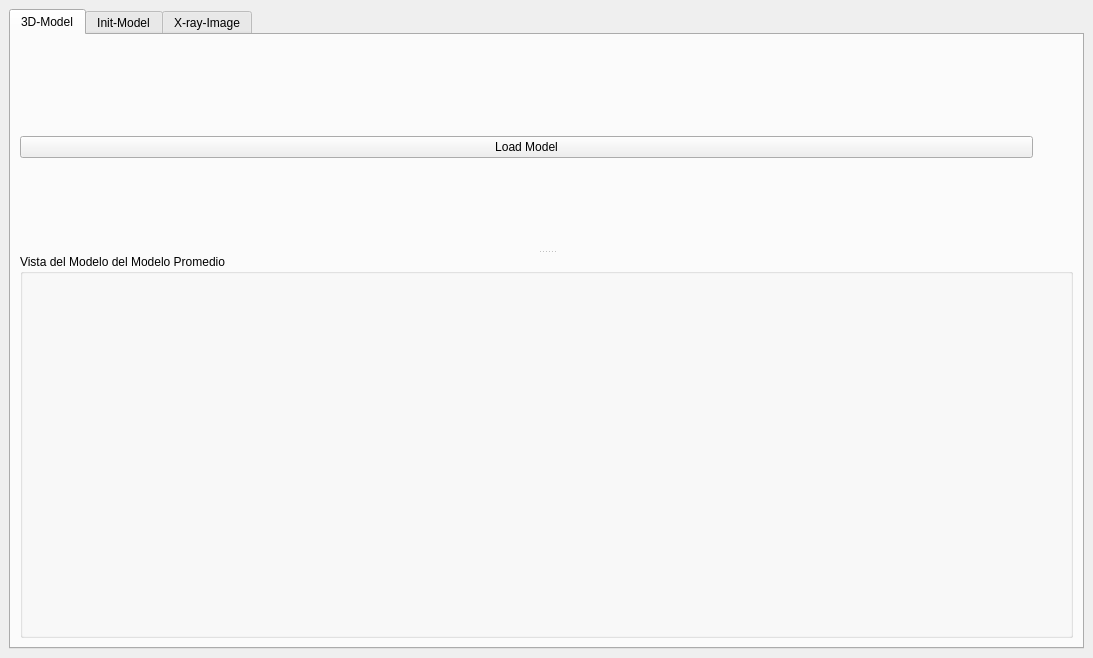
<?xml version="1.0" encoding="UTF-8"?>
<ui version="4.0">
 <class>Create3DBones</class>
 <widget class="QMainWindow" name="Create3DBones">
  <property name="geometry">
   <rect>
    <x>0</x>
    <y>0</y>
    <width>1093</width>
    <height>658</height>
   </rect>
  </property>
  <property name="minimumSize">
   <size>
    <width>703</width>
    <height>500</height>
   </size>
  </property>
  <property name="windowTitle">
   <string>Create3DBones</string>
  </property>
  <widget class="QWidget" name="centralwidget">
   <layout class="QHBoxLayout" name="horizontalLayout">
    <item>
     <widget class="QTabWidget" name="tabWidget">
      <property name="minimumSize">
       <size>
        <width>671</width>
        <height>461</height>
       </size>
      </property>
      <property name="currentIndex">
       <number>0</number>
      </property>
      <widget class="QWidget" name="tab_3">
       <attribute name="title">
        <string>3D-Model</string>
       </attribute>
       <layout class="QHBoxLayout" name="horizontalLayout_11">
        <item>
         <widget class="QSplitter" name="splitter_3">
          <property name="orientation">
           <enum>Qt::Vertical</enum>
          </property>
          <widget class="QWidget" name="layoutWidget">
           <layout class="QHBoxLayout" name="horizontalLayout_10">
            <item>
             <widget class="QPushButton" name="but_load_meanmd">
              <property name="text">
               <string>Load Model</string>
              </property>
             </widget>
            </item>
            <item>
             <spacer name="horizontalSpacer_4">
              <property name="orientation">
               <enum>Qt::Horizontal</enum>
              </property>
              <property name="sizeType">
               <enum>QSizePolicy::Minimum</enum>
              </property>
              <property name="sizeHint" stdset="0">
               <size>
                <width>40</width>
                <height>20</height>
               </size>
              </property>
             </spacer>
            </item>
           </layout>
          </widget>
          <widget class="QGroupBox" name="groupBox_2">
           <property name="title">
            <string>Vista del Modelo del Modelo Promedio</string>
           </property>
           <layout class="QHBoxLayout" name="horizontalLayout_4">
            <item>
             <widget class="QVTKWidget" name="qvtkWidget_2" native="true"/>
            </item>
           </layout>
          </widget>
         </widget>
        </item>
       </layout>
      </widget>
      <widget class="QWidget" name="tab_2">
       <attribute name="title">
        <string>Init-Model</string>
       </attribute>
       <layout class="QVBoxLayout" name="verticalLayout_3">
        <item>
         <widget class="QSplitter" name="splitter_2">
          <property name="orientation">
           <enum>Qt::Vertical</enum>
          </property>
          <widget class="QWidget" name="layoutWidget">
           <layout class="QHBoxLayout" name="horizontalLayout_2">
            <item>
             <widget class="QPushButton" name="but_load_model">
              <property name="text">
               <string>Malla y Cubo 3D</string>
              </property>
             </widget>
            </item>
            <item>
             <widget class="QPushButton" name="but_exe_pers">
              <property name="text">
               <string>Proyeccion de Malla</string>
              </property>
             </widget>
            </item>
            <item>
             <widget class="QPushButton" name="but_silueta">
              <property name="text">
               <string>Proyeccion Malla y Cubo</string>
              </property>
             </widget>
            </item>
            <item>
             <widget class="QPushButton" name="but_delaunay">
              <property name="text">
               <string>Reproyeccion</string>
              </property>
             </widget>
            </item>
            <item>
             <spacer name="horizontalSpacer">
              <property name="orientation">
               <enum>Qt::Horizontal</enum>
              </property>
              <property name="sizeType">
               <enum>QSizePolicy::Preferred</enum>
              </property>
              <property name="sizeHint" stdset="0">
               <size>
                <width>40</width>
                <height>20</height>
               </size>
              </property>
             </spacer>
            </item>
           </layout>
          </widget>
          <widget class="QWidget" name="layoutWidget">
           <layout class="QHBoxLayout" name="horizontalLayout_12">
            <item>
             <widget class="QGroupBox" name="groupBox">
              <property name="title">
               <string>Vista del Modelo y Grilla de Puntos de Control</string>
              </property>
              <layout class="QHBoxLayout" name="horizontalLayout_3">
               <item>
                <widget class="QVTKWidget" name="qvtkWidget" native="true">
                 <property name="autoFillBackground">
                  <bool>false</bool>
                 </property>
                </widget>
               </item>
              </layout>
             </widget>
            </item>
            <item>
             <widget class="QGroupBox" name="groupBox_3">
              <property name="title">
               <string>Proyeccion SIlueta y Puntos de Control</string>
              </property>
              <layout class="QHBoxLayout" name="horizontalLayout_5">
               <item>
                <widget class="QVTKWidget" name="qvtkWidgetProyeccion" native="true">
                 <property name="autoFillBackground">
                  <bool>false</bool>
                 </property>
                 <property name="styleSheet">
                  <string notr="true"/>
                 </property>
                </widget>
               </item>
              </layout>
             </widget>
            </item>
            <item>
             <layout class="QVBoxLayout" name="verticalLayout_2">
              <item>
               <widget class="QGroupBox" name="groupBox_4">
                <property name="title">
                 <string>Reproyeccion del Cubo</string>
                </property>
                <layout class="QHBoxLayout" name="horizontalLayout_6">
                 <item>
                  <widget class="QVTKWidget" name="qvtkWidgetDelaunay" native="true"/>
                 </item>
                </layout>
               </widget>
              </item>
              <item>
               <widget class="QGroupBox" name="groupBox_5">
                <property name="title">
                 <string>Reproyeccion de Contorno</string>
                </property>
                <layout class="QHBoxLayout" name="horizontalLayout_7">
                 <item>
                  <widget class="QVTKWidget" name="qvtkWidgetSilueta" native="true"/>
                 </item>
                </layout>
               </widget>
              </item>
             </layout>
            </item>
           </layout>
          </widget>
         </widget>
        </item>
       </layout>
      </widget>
      <widget class="QWidget" name="tab_1">
       <attribute name="title">
        <string>X-ray-Image</string>
       </attribute>
       <layout class="QVBoxLayout" name="verticalLayout">
        <item>
         <layout class="QHBoxLayout" name="horizontalLayout_9">
          <item>
           <widget class="QPushButton" name="but_load_image">
            <property name="text">
             <string>Load Image</string>
            </property>
           </widget>
          </item>
          <item>
           <widget class="QPushButton" name="but_find_cont">
            <property name="text">
             <string>EncontrarContorno</string>
            </property>
           </widget>
          </item>
          <item>
           <spacer name="horizontalSpacer_3">
            <property name="orientation">
             <enum>Qt::Horizontal</enum>
            </property>
            <property name="sizeType">
             <enum>QSizePolicy::Minimum</enum>
            </property>
            <property name="sizeHint" stdset="0">
             <size>
              <width>40</width>
              <height>20</height>
             </size>
            </property>
           </spacer>
          </item>
         </layout>
        </item>
        <item>
         <layout class="QHBoxLayout" name="horizontalLayout_8">
          <item>
           <widget class="QGroupBox" name="box_image">
            <property name="title">
             <string>Imagen de Ingreso:</string>
            </property>
           </widget>
          </item>
         </layout>
        </item>
       </layout>
      </widget>
     </widget>
    </item>
   </layout>
  </widget>
  <action name="actionOpenFile">
   <property name="enabled">
    <bool>true</bool>
   </property>
   <property name="text">
    <string>Open File...</string>
   </property>
  </action>
  <action name="actionExit">
   <property name="text">
    <string>Exit</string>
   </property>
  </action>
  <action name="actionPrint">
   <property name="text">
    <string>Print</string>
   </property>
  </action>
  <action name="actionHelp">
   <property name="text">
    <string>Help</string>
   </property>
  </action>
  <action name="actionSave">
   <property name="text">
    <string>Save</string>
   </property>
  </action>
 </widget>
 <customwidgets>
  <customwidget>
   <class>QVTKWidget</class>
   <extends>QWidget</extends>
   <header>QVTKWidget.h</header>
  </customwidget>
 </customwidgets>
 <resources/>
 <connections/>
</ui>
